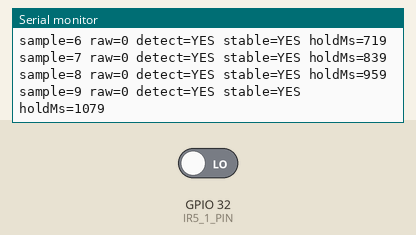
Bench run of a sketch on a simulated ESP32. Shown: the last lines printed to the serial monitor. The inputs (shaded band) are chosen by the test bench; at power-on: GPIO 32 (IR5_1_PIN) LOW.

Above: at 1.2 s.
1.3 s: GPIO 32 (IR5_1_PIN) driven HIGH
At 1.44 s:
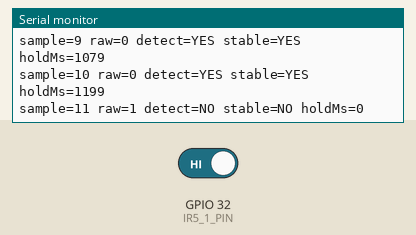
2.9 s: GPIO 32 (IR5_1_PIN) driven LOW
At 3.12 s:
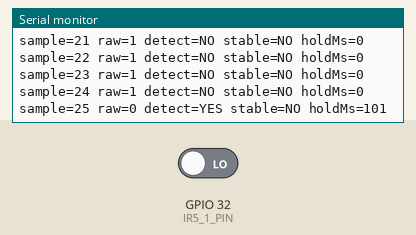
Timing chart, 0 to 5.9 s (numbered marks = the images above; inputs shaded):
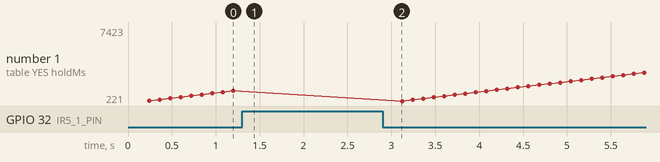

The sketch:

ir5_1_test.ino
```cpp
/*
  ESP32 IR5-1 Sensor Test

  Wiring:
  - IR5-1 VCC -> 3.3V (or module-rated VCC)
  - IR5-1 GND -> GND
  - IR5-1 OUT -> GPIO32

  Notes:
  - Most 3-pin IR modules are active LOW:
      LOW  = object detected
      HIGH = clear
  - If opposite, set ACTIVE_LOW to false.
*/

constexpr int IR5_1_PIN = 32;
constexpr bool ACTIVE_LOW = true;
constexpr unsigned long PRINT_INTERVAL_MS = 120;
constexpr unsigned long HOLD_MS = 140;

unsigned long sampleIndex = 0;
unsigned long lastPrintMs = 0;
unsigned long detectStartedMs = 0;

void setup() {
  Serial.begin(115200);
  pinMode(IR5_1_PIN, INPUT);

  Serial.println("IR5-1 test ready");
  Serial.println("Pin: GPIO32");
  Serial.println("Bring target very close to sensor");
}

void loop() {
  const unsigned long nowMs = millis();
  const int raw = digitalRead(IR5_1_PIN);
  const bool detected = ACTIVE_LOW ? (raw == LOW) : (raw == HIGH);

  if (detected) {
    if (detectStartedMs == 0) {
      detectStartedMs = nowMs;
    }
  } else {
    detectStartedMs = 0;
  }

  const bool stableDetected = (detectStartedMs != 0) && ((nowMs - detectStartedMs) >= HOLD_MS);

  if (nowMs - lastPrintMs >= PRINT_INTERVAL_MS) {
    lastPrintMs = nowMs;
    ++sampleIndex;

    Serial.print("sample=");
    Serial.print(sampleIndex);
    Serial.print(" raw=");
    Serial.print(raw);
    Serial.print(" detect=");
    Serial.print(detected ? "YES" : "NO");
    Serial.print(" stable=");
    Serial.print(stableDetected ? "YES" : "NO");
    Serial.print(" holdMs=");
    if (detectStartedMs == 0) {
      Serial.println(0);
    } else {
      Serial.println(nowMs - detectStartedMs);
    }
  }
}
```

Measured:
- after the input at 1.3 s, the serial monitor: prints a new line at once (image 1)
